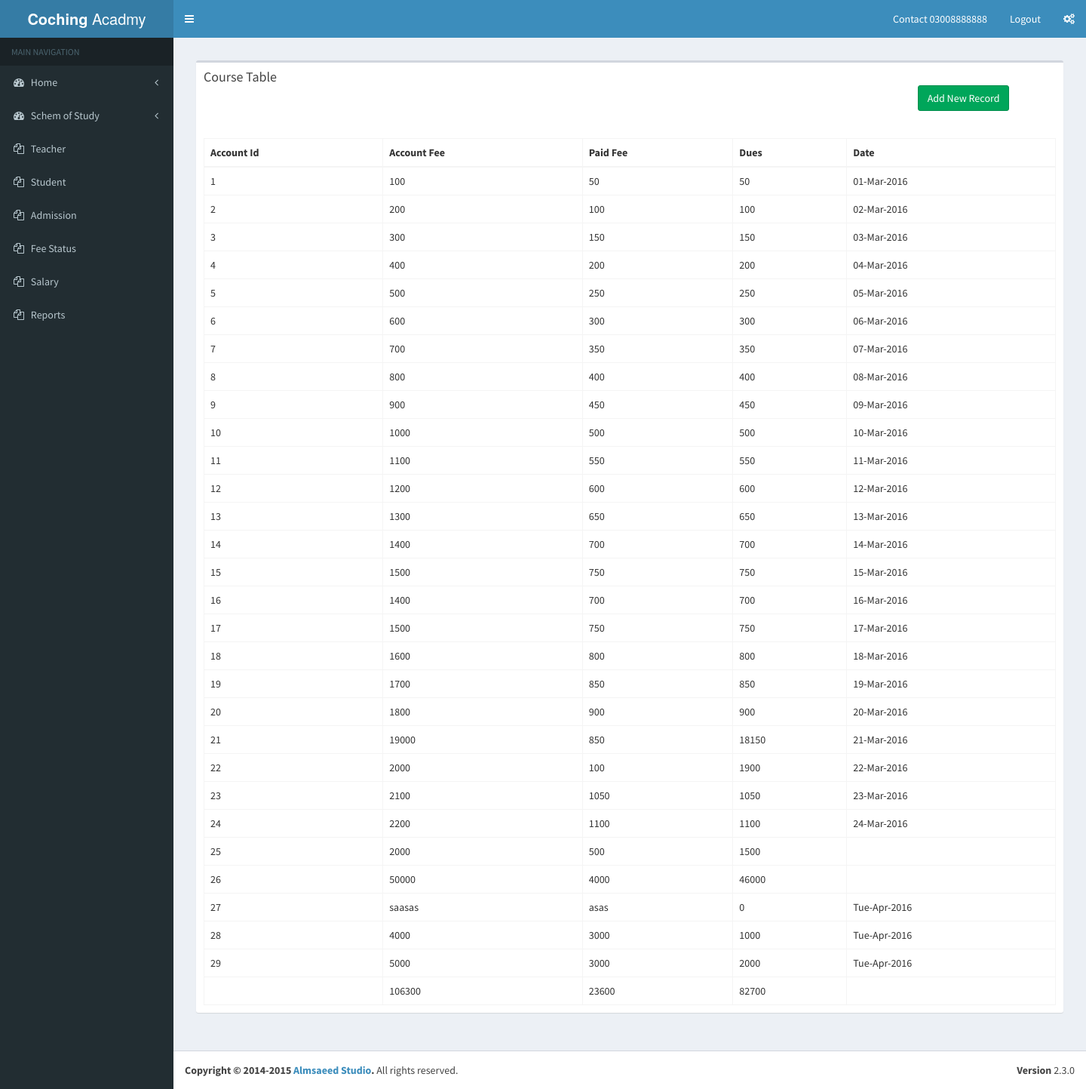
/search_table.php, run on an earlier commit of the app's database.
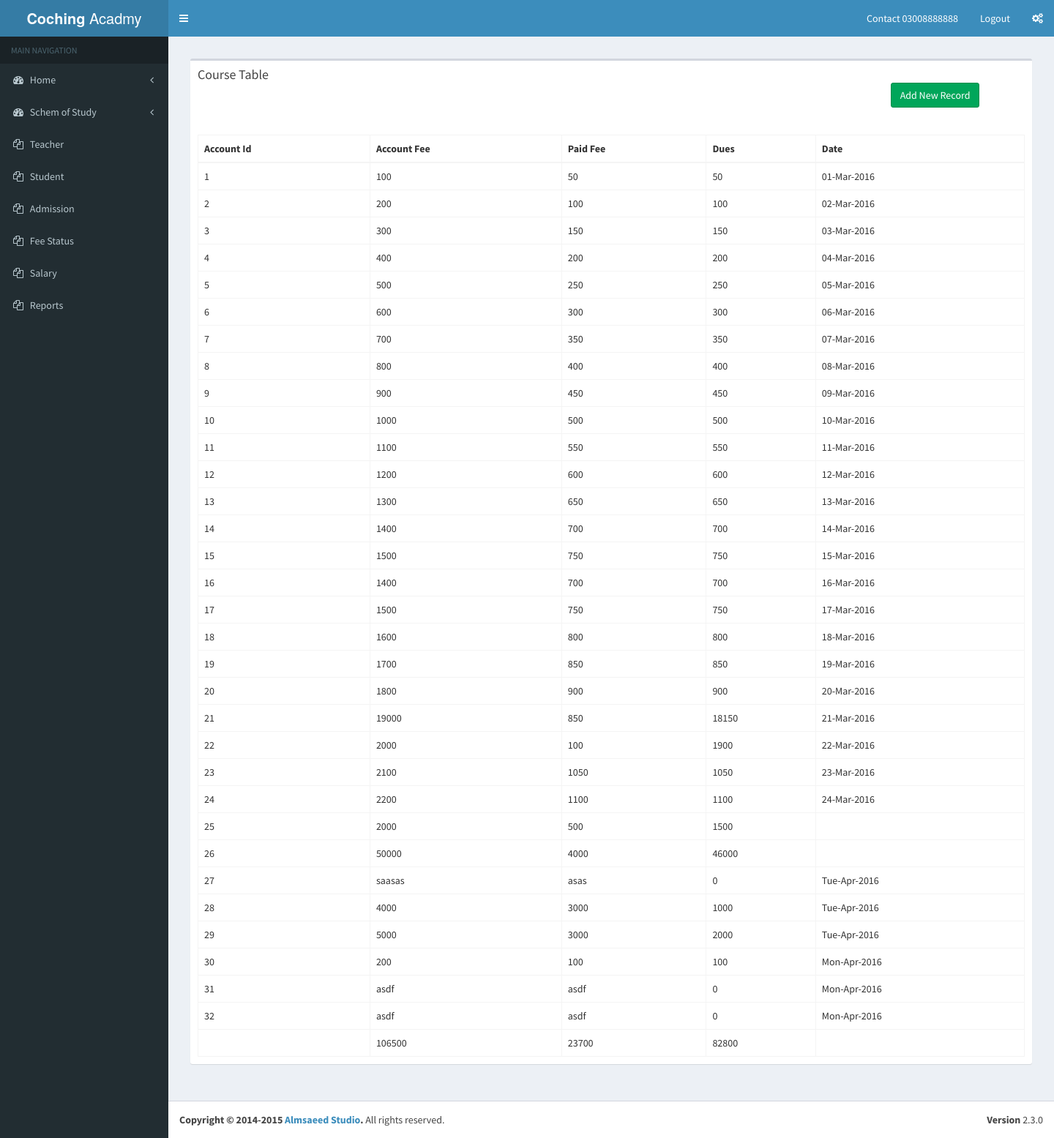
And on a later commit of the database.
### tables this page shows
CREATE TABLE `accounts` (
  `account_id` int(255) NOT NULL,
  `amount_fee` varchar(255) NOT NULL,
  `paid_fee` varchar(255) NOT NULL,
  `date_added` varchar(255) NOT NULL,
  `date_edit` varchar(500) NOT NULL,
  `updateby` varchar(255) NOT NULL
);

### search_table.php (the view, shortened to what this page needs)
<?php
include 'include/header.php';
include 'include/leftsidebar.php';
include 'include/conn.php';
?>
<?php
$sql="SELECT * FROM `accounts`";
$stmt = $conn->prepare($sql);
$stmt->execute();
$result = $stmt->fetchAll();
?>
      <div class="content-wrapper">
        <section class="content">
         <section class="content">
          <div class="row">
            <div class="col-xs-12">
              <div class="box">
                <div class="box-header">
                  <h3 class="box-title">Course Table</h3>
				  <div class="col-md-12">
				  <div class="col-md-10"></div>
				  <div class="col-md-2"><td><a href="course_insert.php" class="btn btn-success">Add New Record</a></td></div>
				  </div>
                </div>
              <div class="box-body">
                <table id="example2" class="table table-bordered table-hover">
                   <div class="col-md-12"> <thead>
                     <tr>
                  <div class="col-md-1">      <th>Account Id</th></div>
                       <div class="col-md-1">  <th>Account Fee</th></div>
                       <div class="col-md-1">  <th>Paid Fee</th></div>
                        <div class="col-md-1"> <th>Dues</th></div>
						<div class="col-md-1"> <th>Date</th></div>
                      </tr>
                    </thead>
					</div>
                    <tbody>
					<div class="col-md-12">
                      <?php
					  $i = 1;
					  $amount_fee = 0;
					  $paid_fee =0;
					  $dues=0;
					  foreach( $result as $accounts ){
						  $amount_fee += $accounts['amount_fee'];
						  $paid_fee+= $accounts['paid_fee'];
						  $dues+=$accounts['amount_fee'] - $accounts['paid_fee'];
						  ?>
					  <tr>
                        <div class="col-md-1"><td><?=$i ?></td></div>
                        <div class="col-md-1"><td><?=$accounts['amount_fee']?></td></div>
                        <div class="col-md-1"><td><?=$accounts['paid_fee']?></td></div>
						 <div class="col-md-1"><td><?=$accounts['amount_fee'] - $accounts['paid_fee'] ?></td></div>
                        <div class="col-md-1"><td><?=$accounts['date_added']?></td></div>
                      </tr>
					  <?php $i++; } ?>
					  <tr>
					 <div class="col-md-1"><td></td></div>
					 <div class="col-md-1"><td><?=$amount_fee?></td></div>
					  <div class="col-md-1"><td><?=$paid_fee?></td></div>
					   <div class="col-md-1"><td><?=$dues?></td></div>
					 </tr>
                </table>
                </div>
              </div>
            </div>
          </div>
        </section>
        </section>
      </div>
<?php
include'include/footer.php';
?>

What changed in the data, as far as the page shows it:
added accounts: amount_fee "200", paid_fee "100", $accounts['amount_fee']-$accounts['paid_fee'] "100", date_added "Mon-Apr-2016"
added accounts: amount_fee "asdf", paid_fee "asdf", $accounts['amount_fee'] - $accounts['paid_fee'] "0", date_added "Mon-Apr-2016"
added accounts: amount_fee "asdf", paid_fee "asdf", $accounts['amount_fee'] - $accounts['paid_fee'] "0", date_added "Mon-Apr-2016"
Also different on the page:
$amount_fee: "106300" → "106500"
$paid_fee: "23600" → "23700"
$dues: "82700" → "82800"
